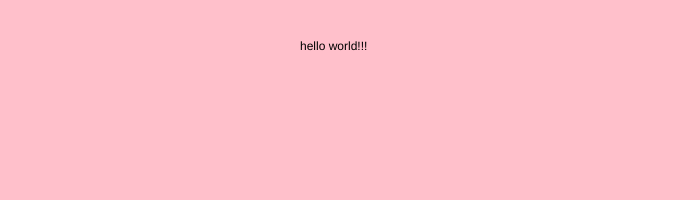
Frame 1 (no input)
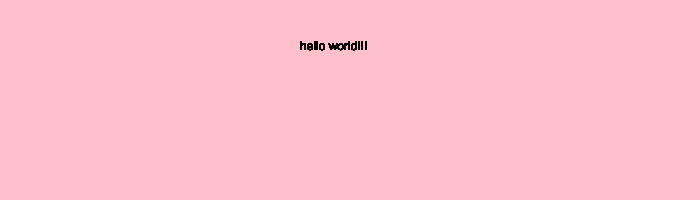
Frame 60 (no input)
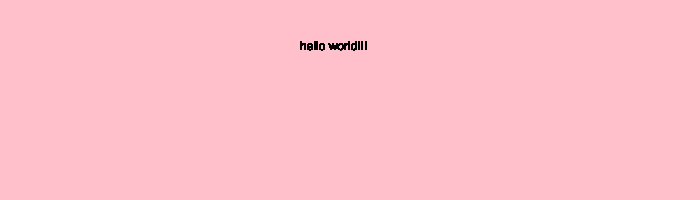
Frame 120 (the mouse pressed at the canvas centre since frame 60)

The p5.js sketch that drew these frames (run headless with seeded random() and noise() and a simulated clock; from frame 60 on, the mouse is pressed at the canvas centre):

// p5.js sketch
// ── sketch.js
//Setting up the file
function setup(){
//creating a canvas for my text
createCanvas(700, 200);
//making the background the color pink
background('pink');

}

function draw(){

//displaying my "hello world" message
  text("hello world!!!", 300, 50);
}
